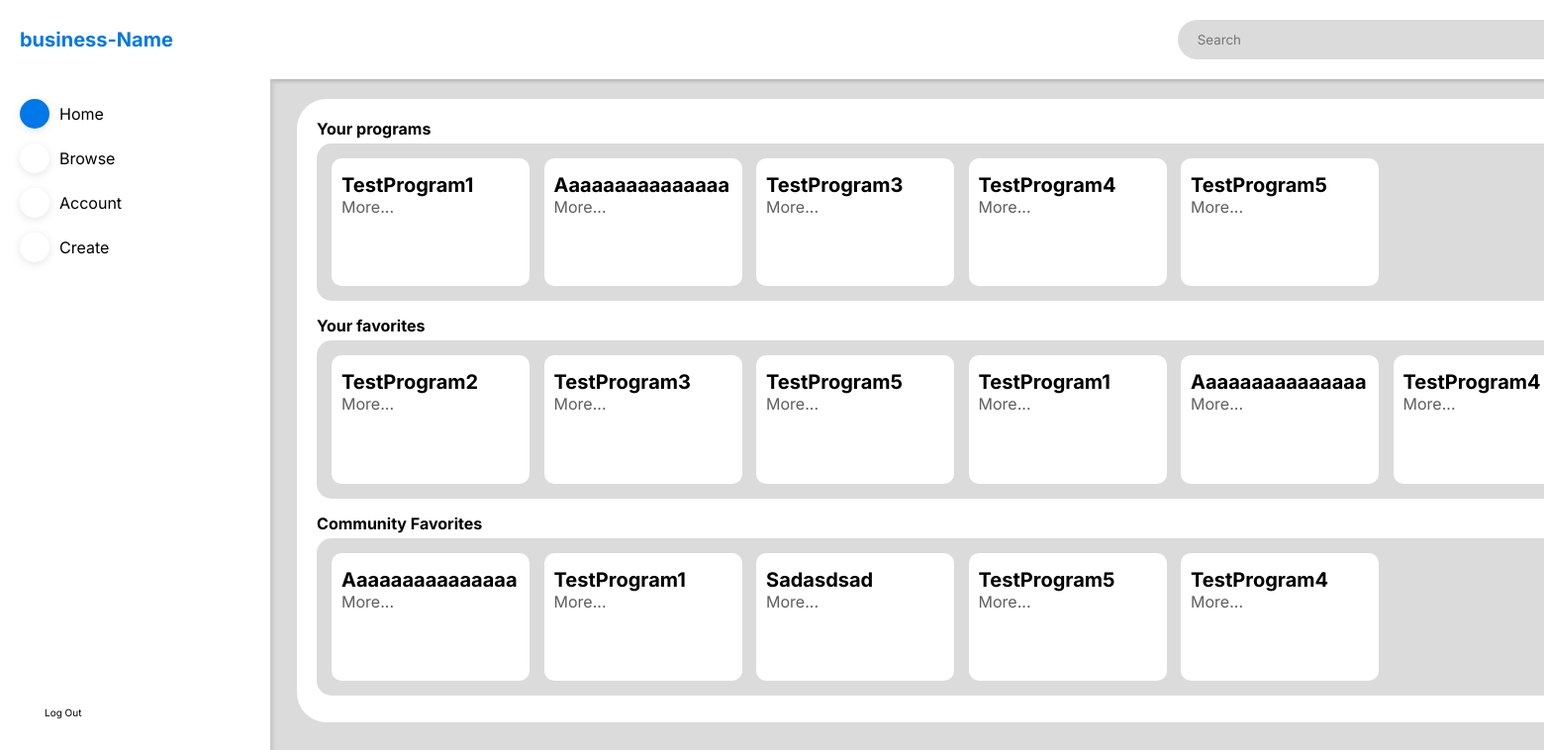
Page /dashboard (signed in) on the committed database.
### website/models.py (models this page shows)
class Program(db.Model):
    id = db.Column(db.Integer, primary_key=True)
    name = db.Column(db.String(150), nullable=False)
    user_id = db.Column(db.Integer, db.ForeignKey('user.id'), nullable=False)
    description = db.Column(db.String(3000))
    exercises = db.relationship(
        'Exercise', secondary=ExerciseProgram, backref='exercises')
    favorited = db.relationship(
        'User', secondary=FavoriteProgram, backref=db.backref('favirouted'),  lazy='dynamic')

### website/dashboard.py (the view)
@dashboard.route("/dashboard")
def home():
    if 'user' in session:
        user = db.session.query(User).filter(
            User.username == session['user']).first()
        if not user:
            abort(404)
        programscreated = db.session.query(Program.id, Program.name).filter(
            (Program.user_id == int(user.id))).all()
        UserFavorites = user.favorites.all()
        mostfavorites = db.session.query(
            FavoriteProgram.columns.program_id.label('id'), Program.name).join(Program).group_by(FavoriteProgram.columns.program_id).order_by(desc(func.count(FavoriteProgram.columns.program_id))).limit(5).all()
        return render_template('dashboard.html', user=user, programscreated=programscreated, UserFavorites=UserFavorites, mostfavorites=mostfavorites)
    else:
        return redirect((url_for('auth.signin')))

### website/templates/dashboard.html
{% extends 'dashboard_template.html' %}
{% block content %}
<div class="dashboard-body-element dashboard-body-first dashboard-dashboard-programs">
    <p class="dashboard-dashboard-programs-header">Your programs</p>
    <div class="dashboard-dashboard-programs-list">
        {% for program in programscreated%}
        <div class="dashboard-dashboard-programs-list-card">
            <p>{{program.name}}</p>
            <a onclick="location.href = '/program/{{program.id}}'">more...</a>
        </div>
        {% endfor %}
    </div>
    <p class="dashboard-dashboard-programs-header">Your favorites</p>
    <div class="dashboard-dashboard-programs-list">
        {% for program in UserFavorites%}
        <div class="dashboard-dashboard-programs-list-card">
            <p>{{program.name}}</p>
            <a onclick="location.href = '/program/{{program.id}}'">more...</a>
        </div>
        {% endfor %}
    </div>
    <p class="dashboard-dashboard-programs-header">Community Favorites</p>
    <div class="dashboard-dashboard-programs-list">
        {% for program in mostfavorites%}
        <div class="dashboard-dashboard-programs-list-card">
            <p>{{program.name}}</p>
            <a onclick="location.href = '/program/{{program.id}}'">more...</a>
        </div>
        {% endfor %}
    </div>
</div>
{% endblock %}

### website/static/styles.css (style rules this page uses)
* { padding: 0; margin: 0; box-sizing: border-box; font-family: "Inter", "Poppins"; }
:root { --main-color: #0078e7; --secondary-color: #dbdbdb; --background-colour: #ffffff; --text-color-1: #000000; --text-color-2: #5e5e5e; --text-color-3: #ffffff; }
html { scroll-behavior: smooth; }
.dashboard-body-first { margin-top: 40px; }
.dashboard-body-element { width: 96%; margin-left: auto; margin-right: auto; background-color: var(--background-colour); padding: 20px; border-radius: 30px; }
.dashboard-dashboard-programs { margin-top: 20px; height: 60%; min-height: 400px; }
.dashboard-dashboard-programs-header { font-weight: bold; margin-bottom: 5px; }
.dashboard-dashboard-programs-list { background-color: var(--secondary-color); padding: 15px; border-radius: 15px; height: 27%; margin-bottom: 15px; overflow-x: auto; white-space: nowrap; }
.dashboard-dashboard-programs-list-card { display: inline-block; height: 100%; width: 200px; margin-right: 10px; background-color: var(--background-colour); padding: 10px; border-radius: 10px; text-transform: capitalize; position: relative; }
.dashboard-dashboard-programs-list-card p:first-child { font-weight: bold; font-size: 20px; max-width: 200px; }
.dashboard-dashboard-programs-list-card p { margin-top: 5px; }
.dashboard-dashboard-programs-list-card a { color: var(--text-color-2); }
.dashboard-dashboard-programs { height: 90%; min-height: 600px; margin-top: 20px; }

### rows in the picture
Program: name "TestProgram1"
Program: name "Aaaaaaaaaaaaaaa"
Program: name "TestProgram3"
Program: name "TestProgram4"
Program: name "TestProgram5"
Program: name "TestProgram2"
Program: name "Sadasdsad"

### other values in the picture
{{ program.name }} "Aaaaaaaaaaaaaaa" "TestProgram1" "TestProgram5" "TestProgram4"
